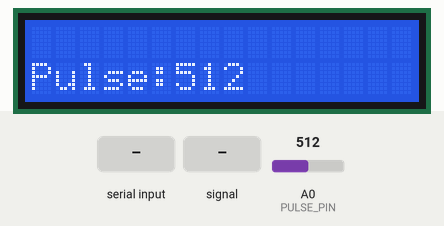
Simulated run of this sketch. Board: Arduino Uno, built with avr-gcc and run on an emulated ATmega328P. Shown: 16×2 character LCD. Inputs (shaded band) come from the test bench; at power-on: A0 (PULSE_PIN) = 512. What the sketch prints to the serial monitor is not drawn.

Above: at 3.2 s.
3.3 s: "1\n" received over the second serial link
At 3.46 s:
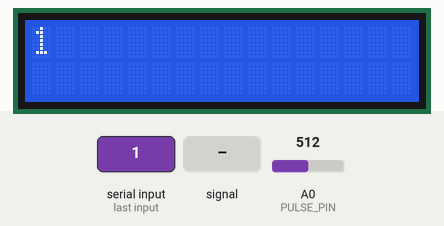
5.1 s: A0 (PULSE_PIN) fed a 200 Hz sine of ±81 counts around its level
At 5.5 s:
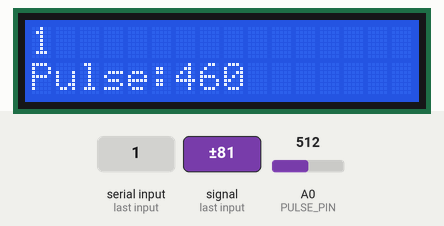
7.1 s: A0 (PULSE_PIN) set to 490
At 8.3 s:
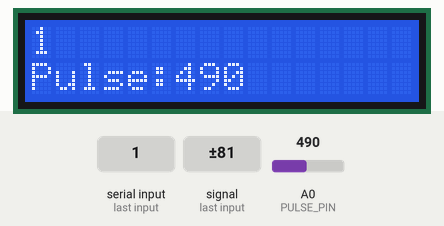
8.7 s: A0 (PULSE_PIN) fed a 1000 Hz sine of ±255 counts around its level
At 9.1 s:
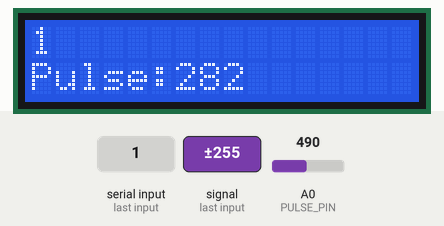
10.7 s: A0 (PULSE_PIN) set to 510
At 11.9 s:
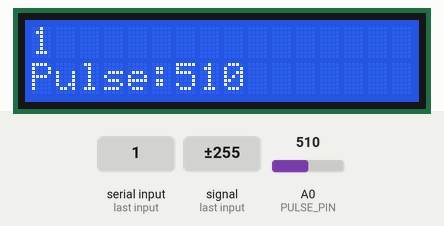
12.3 s: "0\n" received over the second serial link
At 13.2 s:
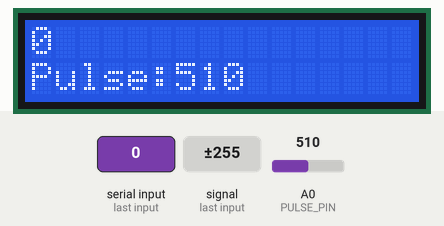
Timing chart, 0 to 14.8 s (numbered marks = the images above; inputs shaded):
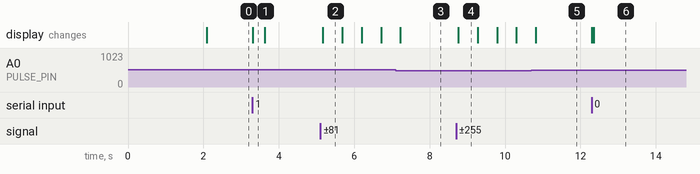

The sketch:

Aurdino2.ino
```cpp
#include <Wire.h>
#include <LiquidCrystal_I2C.h>
#include <SoftwareSerial.h>

#define PULSE_PIN A0

LiquidCrystal_I2C lcd(0x27, 16, 2); // check address
SoftwareSerial mySerial(6, 7); // RX, TX (UNO2_RX=6 ← UNO1_TX=7)

String serialData = "";
unsigned long lastPulse = 0;

void setup() {
  Serial.begin(9600);
  mySerial.begin(9600);

  lcd.init();
  lcd.backlight();
  lcd.setCursor(0,0);
  lcd.print("UNO2 Ready");
  delay(2000);
  lcd.clear();
}

void loop() {
  while (mySerial.available()) {
    char c = mySerial.read();
    if (c == '\n') {
      displayMsg(serialData);
      serialData = "";
    } else {
      serialData += c;
    }
  }

if (millis() - lastPulse > 500) {
    int pulseValue = analogRead(PULSE_PIN);
    lcd.setCursor(0,1);
    lcd.print("Pulse:");
    lcd.print(pulseValue);
    lcd.print("   ");
    Serial.print("Pulse: ");
    Serial.println(pulseValue);
    lastPulse = millis();
  }
}

void displayMsg(String msg) {
  lcd.clear();
  lcd.setCursor(0,0);
  lcd.print(msg.substring(0,16));
  lcd.setCursor(0,1);
  if (msg.length() > 16) lcd.print(msg.substring(16));
  Serial.println("LCD: " + msg);
}
```

Measured:
- after the input at 3.3 s, the display: changes at once (image 1)
- after the input at 5.1 s, the display: changes after 0.07 s (image 2)
- after the input at 8.7 s, the display: changes after 0.06 s (image 4)
- after the input at 12.3 s, the display: first changes at once (image 6 shows a later state)
- what the display in image 2 shows lasts 0.5 s, from 5.2 s to 5.7 s
